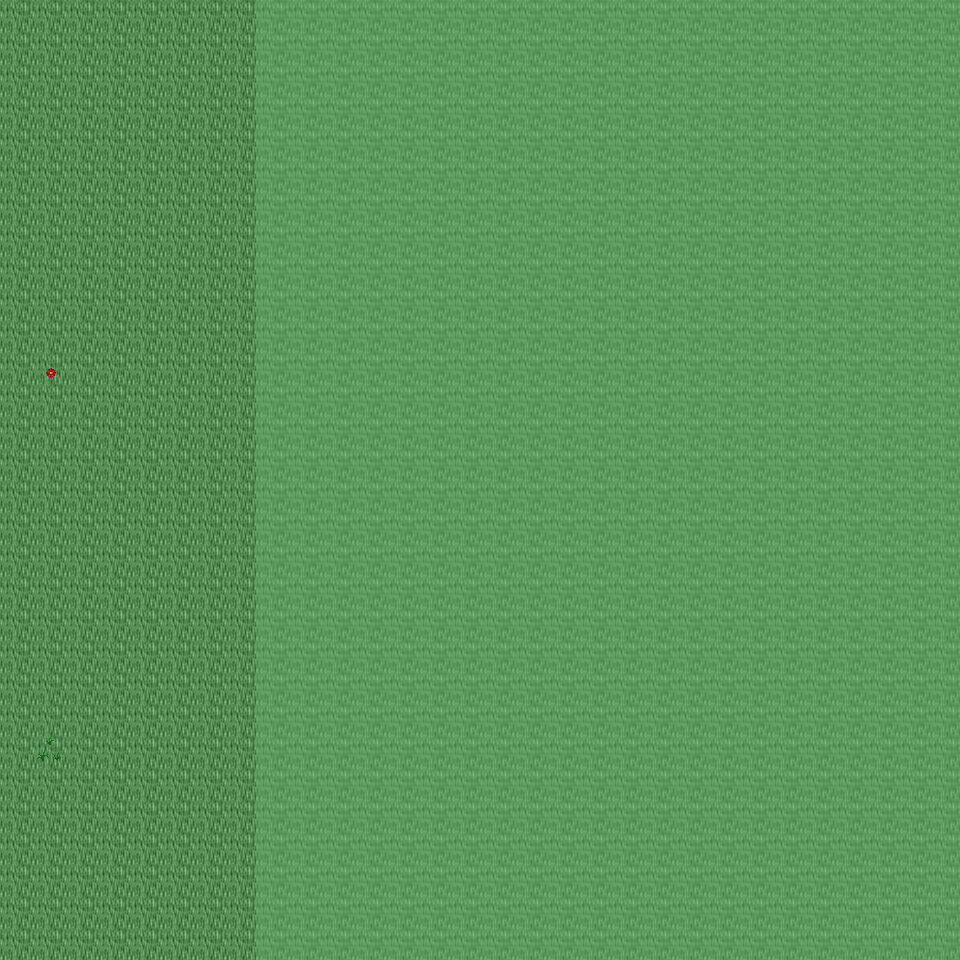

Below is a game level as drawn by its tile map, then a one-line description and the .tmx that defines it (tile-layer data replaced by summaries):
An orthogonal 30x30 tile map with 32x32 px tiles, 6 tile layers (Ground, Object, Object2, Above, ...), 17 tilesets and 3 objects (3x mapchange).

<map version="1.0" orientation="orthogonal" renderorder="right-down" width="30" height="30" tilewidth="32" tileheight="32" nextobjectid="4">
  <tileset firstgid="1" name="tileset_ground_ground" tilewidth="32" tileheight="32" tilecount="33" columns="3">
    <image source="../drawable/tileset_ground_ground.png" width="96" height="352" />
  </tileset>
  <tileset firstgid="34" name="tileset_ground_ridge_earth_dark" tilewidth="32" tileheight="32" tilecount="96" columns="12">
    <image source="../drawable/tileset_ground_ridge_earth_dark.png" width="384" height="256" />
  </tileset>
  <tileset firstgid="130" name="tileset_ground_rock_pebbles" tilewidth="32" tileheight="32" tilecount="3" columns="1">
    <image source="../drawable/tileset_ground_rock_pebbles.png" width="32" height="96" />
  </tileset>
  <tileset firstgid="133" name="tileset_ground_earth_edges" tilewidth="32" tileheight="32" tilecount="18" columns="6">
    <image source="../drawable/tileset_ground_earth_edges.png" width="192" height="96" />
  </tileset>
  <tileset firstgid="151" name="tileset_plant_leaves" tilewidth="32" tileheight="32" tilecount="8" columns="4">
    <image source="../drawable/tileset_plant_leaves.png" width="128" height="64" />
  </tileset>
  <tileset firstgid="159" name="tileset_plant_flower_daisy_yellow" tilewidth="32" tileheight="32" tilecount="8" columns="2">
    <image source="../drawable/tileset_plant_flower_daisy_yellow.png" width="64" height="128" />
  </tileset>
  <tileset firstgid="167" name="tileset_plant_grasses" tilewidth="32" tileheight="32" tilecount="6" columns="3">
    <image source="../drawable/tileset_plant_grasses.png" width="96" height="64" />
  </tileset>
  <tileset firstgid="173" name="tileset_ground_cobbled_paving" tilewidth="32" tileheight="32" tilecount="1" columns="1">
    <image source="../drawable/tileset_ground_cobbled_paving.png" width="32" height="32" />
  </tileset>
  <tileset firstgid="174" name="tileset_plant_flower_daisy_white" tilewidth="32" tileheight="32" tilecount="8" columns="2">
    <image source="../drawable/tileset_plant_flower_daisy_white.png" width="64" height="128" />
  </tileset>
  <tileset firstgid="182" name="tileset_plant_flower_daisy_red" tilewidth="32" tileheight="32" tilecount="8" columns="2">
    <image source="../drawable/tileset_plant_flower_daisy_red.png" width="64" height="128" />
  </tileset>
  <tileset firstgid="190" name="tileset_logic_collision" tilewidth="32" tileheight="32" tilecount="1" columns="1">
    <image source="../drawable/tileset_logic_collision.png" width="32" height="32" />
  </tileset>
  <tileset firstgid="191" name="tileset_object_tan_tent" tilewidth="32" tileheight="32" tilecount="25" columns="5">
    <image source="../drawable/tileset_object_tan_tent.png" width="160" height="160" />
  </tileset>
  <tileset firstgid="216" name="tileset_item_campfires" tilewidth="32" tileheight="32" tilecount="2" columns="2">
    <image source="../drawable/tileset_item_campfires.png" width="64" height="32" />
  </tileset>
  <tileset firstgid="218" name="tileset_plant_tree_dead_tree_4" tilewidth="32" tileheight="32" tilecount="20" columns="4">
    <image source="../drawable/tileset_plant_tree_dead_tree_4.png" width="128" height="160" />
  </tileset>
  <tileset firstgid="238" name="tileset_plant_tree_fall_trees" tilewidth="32" tileheight="32" tilecount="40" columns="8">
    <image source="../drawable/tileset_plant_tree_fall_trees.png" width="256" height="160" />
  </tileset>
  <tileset firstgid="278" name="tileset_object_well_hoist" tilewidth="32" tileheight="32" tilecount="9" columns="3">
    <image source="../drawable/tileset_object_well_hoist.png" width="96" height="96" />
  </tileset>
  <tileset firstgid="287" name="tileset_ground_grass_edges" tilewidth="32" tileheight="32" tilecount="36" columns="12">
    <image source="../drawable/tileset_ground_grass_edges.png" width="384" height="96" />
  </tileset>
  <layer name="Ground" width="30" height="30">
    <data>[900 cells, 900 non-empty, 4 distinct tile ids]</data>
  </layer>
  <layer name="Object" width="30" height="30">
    <data>[900 cells, 135 non-empty, 9 distinct tile ids]</data>
  </layer>
  <layer name="Object2" width="30" height="30">
    <data>[900 cells, 2 non-empty, 2 distinct tile ids]</data>
  </layer>
  <layer name="Above" width="30" height="30">
    <data>[900 cells, 0 non-empty, 0 distinct tile ids]</data>
  </layer>
  <layer name="Above2" width="30" height="30">
    <data>[900 cells, 0 non-empty, 0 distinct tile ids]</data>
  </layer>
  <layer name="Walkable" width="30" height="30">
    <data>[900 cells, 660 non-empty, 1 distinct tile ids]</data>
  </layer>
  <objectgroup name="MapEvents">
    <object id="1" name="north" type="mapchange" x="0" y="0" width="256" height="32">
      <properties>
        <property name="map" value="0_ados_mountain_n2_w2_x3_y2" />
        <property name="place" value="south" />
      </properties>
    </object>
    <object id="2" name="south" type="mapchange" x="0" y="928" width="256" height="32">
      <properties>
        <property name="map" value="0_ados_mountain_n2_w2_x3_y4" />
        <property name="place" value="north" />
      </properties>
    </object>
    <object id="3" name="west" type="mapchange" x="0" y="0" width="32" height="960">
      <properties>
        <property name="map" value="0_ados_mountain_n2_w2_x2_y3" />
        <property name="place" value="east" />
      </properties>
    </object>
  </objectgroup>
</map>
